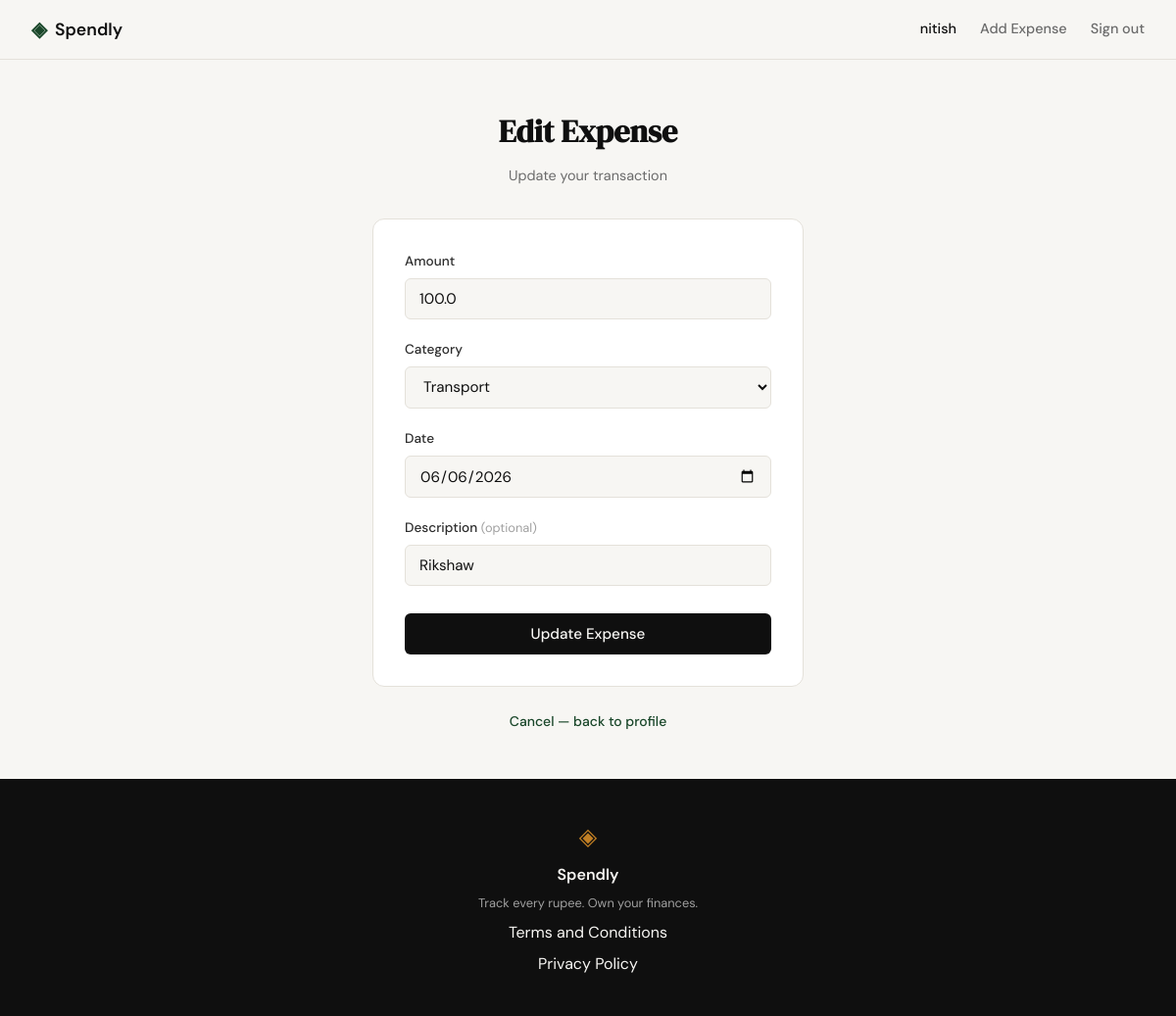
Screenshot of /expenses/20/edit (signed in) with the database file from the repository.
### tables this page shows
CREATE TABLE expenses (
            id          INTEGER PRIMARY KEY AUTOINCREMENT,
            user_id     INTEGER NOT NULL REFERENCES users(id),
            amount      REAL    NOT NULL,
            category    TEXT    NOT NULL,
            date        TEXT    NOT NULL,
            description TEXT,
            created_at  TEXT    DEFAULT (datetime('now'))
        );

### app.py (the view, shortened to what this page needs)
@app.route("/expenses/<int:id>/edit", methods=["GET", "POST"])
def edit_expense(id):
    if not session.get("user_id"):
        return redirect(url_for("login"))
    uid = session["user_id"]
    expense = get_expense_by_id(id, uid)
    if expense is None:
        flash("Expense not found or access denied.", "error")
        return redirect(url_for("profile"))
    return render_template("edit_expense.html", expense=expense, categories=VALID_CATEGORIES)

### database/db.py (called while the page is built)
def get_db():
    conn = sqlite3.connect(DB_PATH)
    conn.row_factory = sqlite3.Row
    conn.execute("PRAGMA foreign_keys = ON")
    return conn

### database/queries.py (called while the page is built)
def get_expense_by_id(expense_id, user_id):
    conn = get_db()
    row = conn.execute(
        "SELECT id, user_id, amount, category, date, description "
        "FROM expenses WHERE id = ? AND user_id = ?",
        (expense_id, user_id),
    ).fetchone()
    conn.close()
    if row is None:
        return None
    return dict(row)

### templates/edit_expense.html (shortened to what this page needs)
{% extends "base.html" %}
{% block content %}
<section class="auth-section">
    <div class="auth-container">
        <div class="auth-header">
            <h1 class="auth-title">Edit Expense</h1>
            <p class="auth-subtitle">Update your transaction</p>
        </div>
        <div class="auth-card">
            <form method="POST" action="{{ url_for('edit_expense', id=expense.id) }}">
                <div class="form-group">
                    <label for="amount">Amount</label>
                    <input type="number" id="amount" name="amount"
                           class="form-input" placeholder="0.00"
                           step="0.01" min="0.01"
                           value="{{ expense.amount }}"
                           required autofocus>
                </div>
                <div class="form-group">
                    <label for="category">Category</label>
                    <select id="category" name="category" class="form-input" required>
                        <option value="Transport"{% if expense.category == 'Transport' %} selected{% endif %}>Transport</option>
                    </select>
                </div>
                <div class="form-group">
                    <label for="date">Date</label>
                    <input type="date" id="date" name="date"
                           class="form-input"
                           value="{{ expense.date }}"
                           required>
                </div>
                <div class="form-group">
                    <label for="description">Description <span class="form-optional">(optional)</span></label>
                    <input type="text" id="description" name="description"
                           class="form-input" placeholder="What was this expense for?"
                           maxlength="200"
                           value="{{ expense.description or '' }}">
                </div>
                <button type="submit" class="btn-submit">Update Expense</button>
            </form>
        </div>
        <p class="auth-switch">
            <a href="{{ url_for('profile') }}">Cancel — back to profile</a>
        </p>
    </div>
</section>
{% endblock %}

### static/css/style.css (style rules this page uses)
:root { --ink: #0f0f0f; --ink-soft: #2d2d2d; --ink-muted: #6b6b6b; --ink-faint: #a0a0a0; --paper: #f7f6f3; --paper-warm: #f0ede6; --paper-card: #ffffff; --accent: #1a472a; --accent-light: #e8f0eb; --accent-2: #c17f24; --accent-2-light: #fdf3e3; --danger: #c0392b; --danger-light: #fdecea; --border: #e4e1da; --border-soft: #eeebe4; --font-display: 'DM Serif Display', Georgia, serif; --font-body: 'DM Sans', system-ui, sans-serif; --max-width: 1200px; --auth-width: 440px; --radius-sm: 6px; --radius-md: 12px; --radius-lg: 20px; }
*, *::before, *::after { box-sizing: border-box; margin: 0; padding: 0; }
html { font-size: 16px; scroll-behavior: smooth; }
body { background: var(--paper); color: var(--ink); font-family: var(--font-body); font-size: 1rem; line-height: 1.6; -webkit-font-smoothing: antialiased; }
a { color: inherit; text-decoration: none; }
.auth-section { min-height: calc(100vh - 60px - 100px); display: flex; align-items: center; justify-content: center; padding: 3rem 2rem; }
.auth-container { width: 100%; max-width: var(--auth-width); }
.auth-header { text-align: center; margin-bottom: 2rem; }
.auth-title { font-family: var(--font-display); font-size: 2rem; color: var(--ink); margin-bottom: 0.5rem; }
.auth-subtitle { font-size: 0.9rem; color: var(--ink-muted); }
.auth-card { background: var(--paper-card); border: 1px solid var(--border); border-radius: var(--radius-md); padding: 2rem; margin-bottom: 1.5rem; }
.form-group { margin-bottom: 1.25rem; }
.form-group label { display: block; font-size: 0.85rem; font-weight: 500; color: var(--ink-soft); margin-bottom: 0.4rem; }
.form-input { width: 100%; padding: 0.6rem 0.875rem; border: 1px solid var(--border); border-radius: var(--radius-sm); font-family: var(--font-body); font-size: 0.95rem; color: var(--ink); background: var(--paper); outline: none; transition: border-color 0.2s; }
.form-input::placeholder { color: var(--ink-faint); }
.form-optional { font-size: 0.8rem; color: var(--ink-faint); font-weight: 400; }
.btn-submit { width: 100%; padding: 0.7rem; background: var(--ink); color: var(--paper); border: none; border-radius: var(--radius-sm); font-family: var(--font-body); font-size: 0.95rem; font-weight: 500; cursor: pointer; transition: background 0.2s; margin-top: 0.5rem; }
.auth-switch { text-align: center; font-size: 0.875rem; color: var(--ink-muted); }
.auth-switch a { color: var(--accent); font-weight: 500; }

### rows the page displays
expenses: amount "100.0", category "Transport", date "06/06/2026", description "Rikshaw"

### other values shown
{{ session.user_name }} "nitish"
